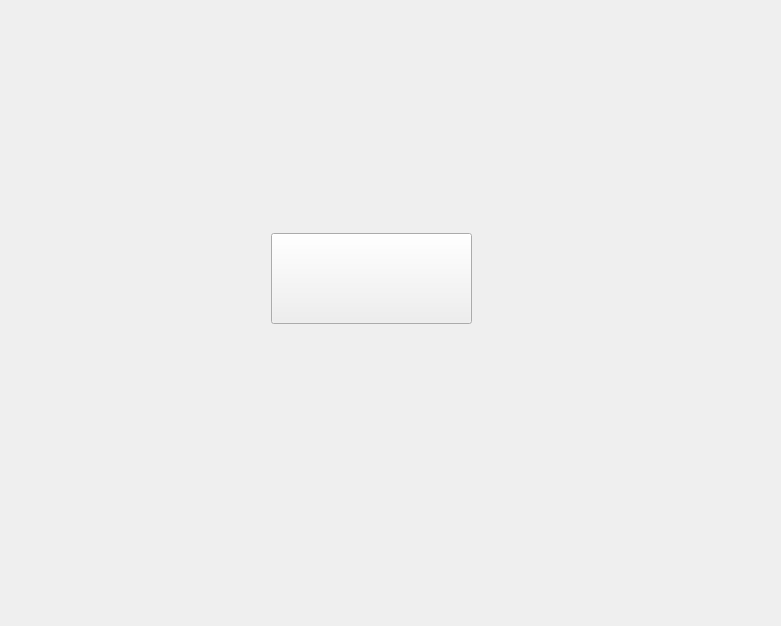
<?xml version="1.0" encoding="UTF-8"?>
<ui version="4.0">
 <class>begin</class>
 <widget class="QWidget" name="begin">
  <property name="geometry">
   <rect>
    <x>0</x>
    <y>0</y>
    <width>781</width>
    <height>626</height>
   </rect>
  </property>
  <property name="windowTitle">
   <string>Form</string>
  </property>
  <layout class="QGridLayout" name="gridLayout">
   <item row="6" column="3">
    <spacer name="verticalSpacer_4">
     <property name="orientation">
      <enum>Qt::Vertical</enum>
     </property>
     <property name="sizeHint" stdset="0">
      <size>
       <width>20</width>
       <height>40</height>
      </size>
     </property>
    </spacer>
   </item>
   <item row="6" column="0">
    <spacer name="verticalSpacer_5">
     <property name="orientation">
      <enum>Qt::Vertical</enum>
     </property>
     <property name="sizeHint" stdset="0">
      <size>
       <width>20</width>
       <height>201</height>
      </size>
     </property>
    </spacer>
   </item>
   <item row="6" column="2">
    <spacer name="verticalSpacer">
     <property name="orientation">
      <enum>Qt::Vertical</enum>
     </property>
     <property name="sizeHint" stdset="0">
      <size>
       <width>20</width>
       <height>201</height>
      </size>
     </property>
    </spacer>
   </item>
   <item row="6" column="6">
    <spacer name="verticalSpacer_6">
     <property name="orientation">
      <enum>Qt::Vertical</enum>
     </property>
     <property name="sizeHint" stdset="0">
      <size>
       <width>20</width>
       <height>139</height>
      </size>
     </property>
    </spacer>
   </item>
   <item row="4" column="0" colspan="2">
    <spacer name="horizontalSpacer">
     <property name="orientation">
      <enum>Qt::Horizontal</enum>
     </property>
     <property name="sizeHint" stdset="0">
      <size>
       <width>272</width>
       <height>20</height>
      </size>
     </property>
    </spacer>
   </item>
   <item row="5" column="0" colspan="2">
    <spacer name="horizontalSpacer_2">
     <property name="orientation">
      <enum>Qt::Horizontal</enum>
     </property>
     <property name="sizeHint" stdset="0">
      <size>
       <width>272</width>
       <height>20</height>
      </size>
     </property>
    </spacer>
   </item>
   <item row="4" column="2">
    <widget class="QPushButton" name="begin_2">
     <property name="minimumSize">
      <size>
       <width>201</width>
       <height>91</height>
      </size>
     </property>
     <property name="maximumSize">
      <size>
       <width>201</width>
       <height>91</height>
      </size>
     </property>
     <property name="styleSheet">
      <string notr="true">border-image:url(../teamsource/restart.png)</string>
     </property>
     <property name="text">
      <string/>
     </property>
    </widget>
   </item>
   <item row="5" column="2">
    <widget class="QPushButton" name="continue_2">
     <property name="minimumSize">
      <size>
       <width>201</width>
       <height>91</height>
      </size>
     </property>
     <property name="maximumSize">
      <size>
       <width>201</width>
       <height>91</height>
      </size>
     </property>
     <property name="styleSheet">
      <string notr="true">border-image:url(../teamsource/start.png)</string>
     </property>
     <property name="text">
      <string/>
     </property>
     <property name="flat">
      <bool>true</bool>
     </property>
    </widget>
   </item>
   <item row="3" column="0" colspan="7">
    <spacer name="verticalSpacer_2">
     <property name="orientation">
      <enum>Qt::Vertical</enum>
     </property>
     <property name="sizeHint" stdset="0">
      <size>
       <width>20</width>
       <height>40</height>
      </size>
     </property>
    </spacer>
   </item>
   <item row="0" column="0" colspan="7">
    <spacer name="verticalSpacer_3">
     <property name="orientation">
      <enum>Qt::Vertical</enum>
     </property>
     <property name="sizeHint" stdset="0">
      <size>
       <width>20</width>
       <height>40</height>
      </size>
     </property>
    </spacer>
   </item>
   <item row="6" column="7">
    <spacer name="verticalSpacer_7">
     <property name="orientation">
      <enum>Qt::Vertical</enum>
     </property>
     <property name="sizeHint" stdset="0">
      <size>
       <width>20</width>
       <height>40</height>
      </size>
     </property>
    </spacer>
   </item>
   <item row="4" column="6" colspan="2">
    <spacer name="horizontalSpacer_3">
     <property name="orientation">
      <enum>Qt::Horizontal</enum>
     </property>
     <property name="sizeHint" stdset="0">
      <size>
       <width>272</width>
       <height>20</height>
      </size>
     </property>
    </spacer>
   </item>
   <item row="5" column="6" colspan="2">
    <spacer name="horizontalSpacer_4">
     <property name="orientation">
      <enum>Qt::Horizontal</enum>
     </property>
     <property name="sizeHint" stdset="0">
      <size>
       <width>272</width>
       <height>20</height>
      </size>
     </property>
    </spacer>
   </item>
   <item row="1" column="1" colspan="6">
    <widget class="QLabel" name="label">
     <property name="minimumSize">
      <size>
       <width>0</width>
       <height>150</height>
      </size>
     </property>
     <property name="styleSheet">
      <string notr="true">border-image:url(../teamsource/title.png)</string>
     </property>
     <property name="text">
      <string/>
     </property>
    </widget>
   </item>
  </layout>
 </widget>
 <resources/>
 <connections/>
</ui>
